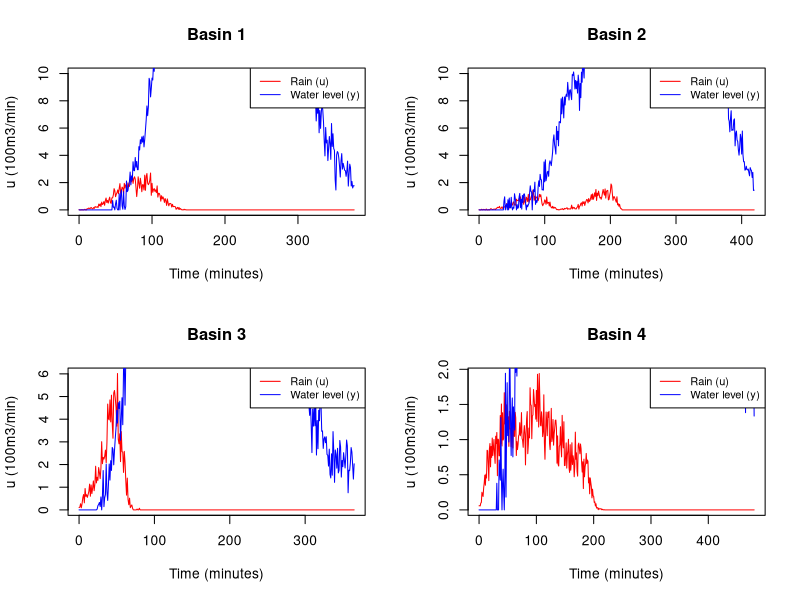

The R source for this figure:
# load R modules

b1 <- read.csv("data/rain1.csv")
b2 <- read.csv("data/rain2.csv")
b3 <- read.csv("data/rain3.csv")
b4 <- read.csv("data/rain4.csv")

# We plot u (measured incoming rain) and y (measured water level) for each basin
par(mfrow=c(2,2))
# We plot two lines in each plot
plot(b1$minutes, b1$u, type="l", col="red", 
        xlab="Time (minutes)", ylab="u (100m3/min)", 
        main="Basin 1", ylim=c(0, 10))
lines(b1$minutes, b1$y, col="blue")
legend("topright", legend=c("Rain (u)", "Water level (y)"), col=c("red", "blue"), lty=1, cex=0.8)

plot(b2$minutes, b2$u, type="l", col="red", 
        xlab="Time (minutes)", ylab="u (100m3/min)", 
        main="Basin 2", ylim=c(0, 10))
lines(b2$minutes, b2$y, col="blue")
legend("topright", legend=c("Rain (u)", "Water level (y)"), col=c("red", "blue"), lty=1, cex=0.8)

plot(b3$minutes, b3$u, type="l", col="red", xlab="Time (minutes)", ylab="u (100m3/min)", main="Basin 3")
lines(b3$minutes, b3$y, col="blue")
legend("topright", legend=c("Rain (u)", "Water level (y)"), col=c("red", "blue"), lty=1, cex=0.8)

plot(b4$minutes, b4$u, type="l", col="red", xlab="Time (minutes)", ylab="u (100m3/min)", main="Basin 4")
lines(b4$minutes, b4$y, col="blue")
legend("topright", legend=c("Rain (u)", "Water level (y)"), col=c("red", "blue"), lty=1, cex=0.8)


